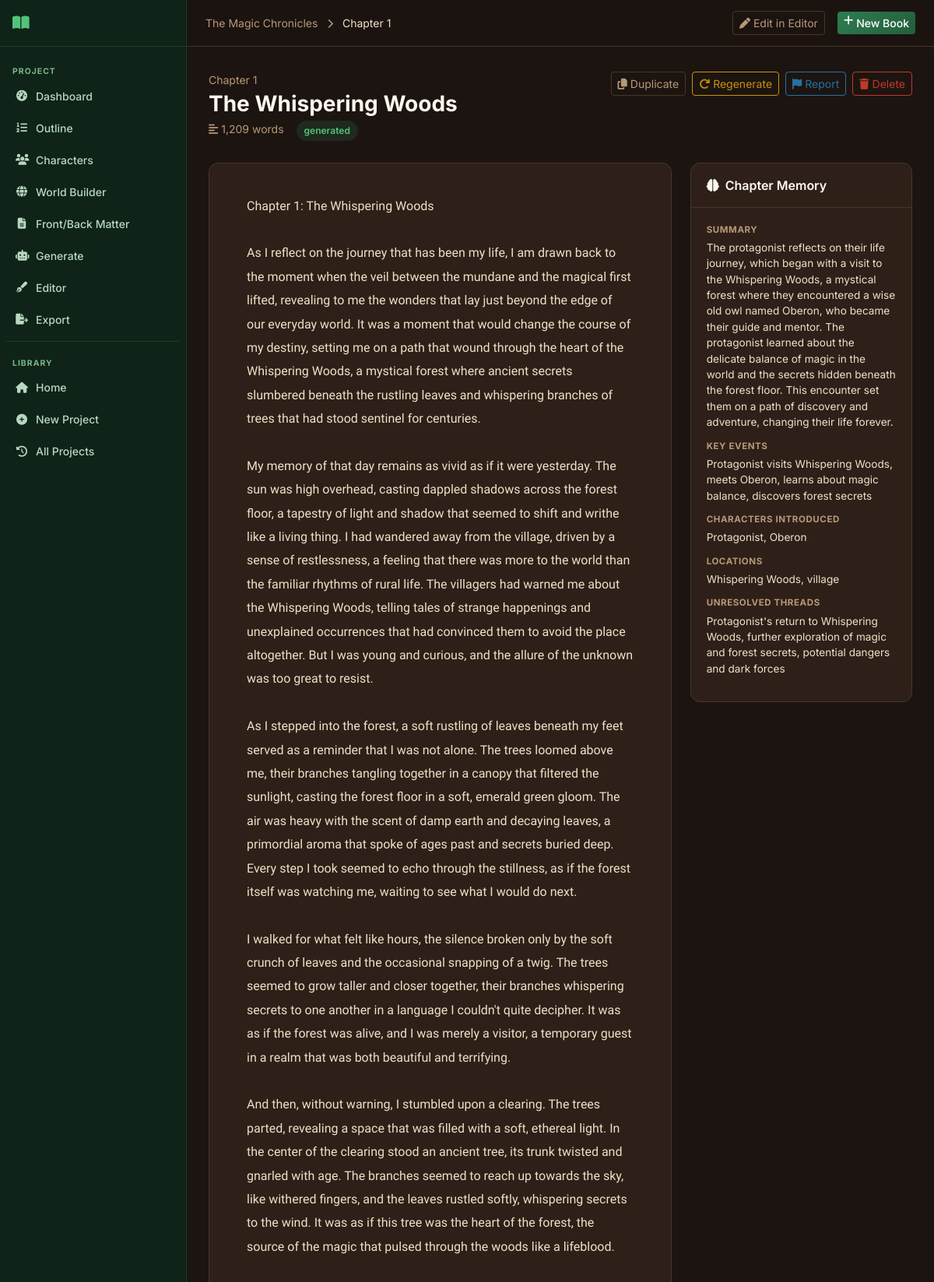
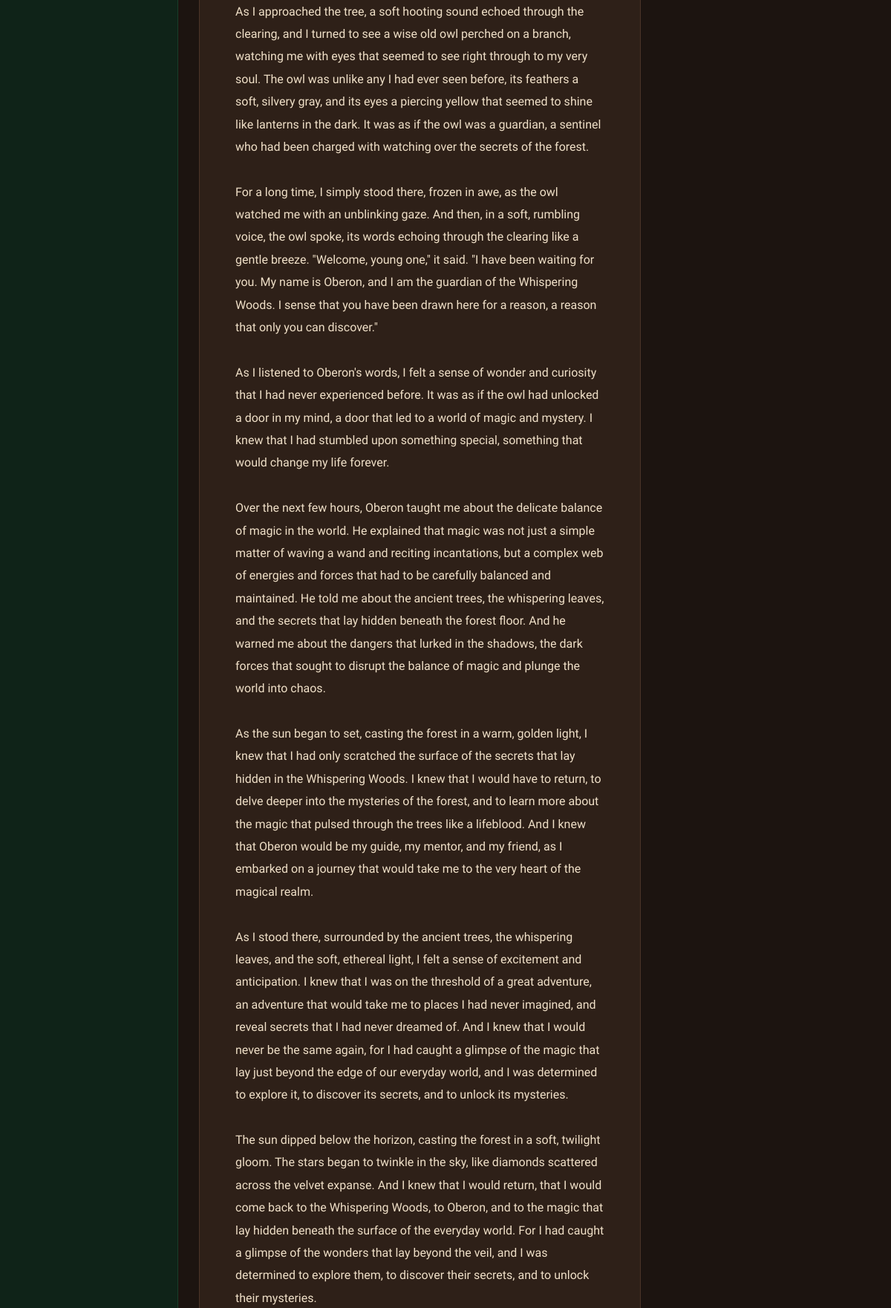
Page /project/15/chapter/15 (upper part) on the committed database (2 pictures, top to bottom).
### tables this page shows
CREATE TABLE projects (
    id INTEGER PRIMARY KEY AUTOINCREMENT,
    title TEXT NOT NULL,
    subtitle TEXT DEFAULT '',
    genre TEXT DEFAULT 'Fantasy',
    audience TEXT DEFAULT 'Adult',
    description TEXT DEFAULT '',
    language TEXT DEFAULT 'English',
    story_type TEXT DEFAULT 'Novel',
    writing_style TEXT DEFAULT 'Descriptive',
    point_of_view TEXT DEFAULT 'Third Person Limited',
    tense TEXT DEFAULT 'Past',
    tone TEXT DEFAULT 'Adventurous',
    num_chapters INTEGER DEFAULT 10,
    words_per_chapter INTEGER DEFAULT 2000,
    creativity_level TEXT DEFAULT 'balanced',
    temperature REAL DEFAULT 0.7,
    top_p REAL DEFAULT 0.9,
    max_tokens INTEGER DEFAULT 4096,
    status TEXT DEFAULT 'draft',
    current_chapter INTEGER DEFAULT 0,
    total_words INTEGER DEFAULT 0,
    cover_prompt TEXT DEFAULT '',
    include_images INTEGER DEFAULT 0,
    images_per_chapter INTEGER DEFAULT 1,
    image_style TEXT DEFAULT 'Realistic',
    created_at TIMESTAMP DEFAULT CURRENT_TIMESTAMP,
    updated_at TIMESTAMP DEFAULT CURRENT_TIMESTAMP
);

CREATE TABLE chapters (
    id INTEGER PRIMARY KEY AUTOINCREMENT,
    project_id INTEGER NOT NULL,
    chapter_number INTEGER NOT NULL,
    chapter_title TEXT DEFAULT '',
    content TEXT DEFAULT '',
    word_count INTEGER DEFAULT 0,
    summary TEXT DEFAULT '',
    status TEXT DEFAULT 'pending',
    important_events TEXT DEFAULT '',
    characters_introduced TEXT DEFAULT '',
    character_changes TEXT DEFAULT '',
    locations TEXT DEFAULT '',
    timeline_updates TEXT DEFAULT '',
    unresolved_plot_points TEXT DEFAULT '',
    created_at TIMESTAMP DEFAULT CURRENT_TIMESTAMP,
    updated_at TIMESTAMP DEFAULT CURRENT_TIMESTAMP,
    FOREIGN KEY (project_id) REFERENCES projects(id) ON DELETE CASCADE
);

### routes/chapters.py (the view)
@bp.route('/project/<int:project_id>/chapter/<int:chapter_id>')
def chapter_view(project_id, chapter_id):
    db = get_db()
    project = db.execute('SELECT * FROM projects WHERE id=?', (project_id,)).fetchone()
    chapter = db.execute('SELECT * FROM chapters WHERE id=? AND project_id=?', (chapter_id, project_id)).fetchone()
    if not project or not chapter:
        return redirect(url_for('main.history'))
    images = db.execute('SELECT * FROM images WHERE chapter_id=?', (chapter_id,)).fetchall()
    return render_template('chapter_view.html', project=project, chapter=chapter, images=images)

### database/__init__.py (called while the page is built)
def get_db():
    if 'db' not in g:
        db_path = current_app.config['DATABASE']
        os.makedirs(os.path.dirname(db_path), exist_ok=True)
        g.db = sqlite3.connect(db_path)
        g.db.row_factory = sqlite3.Row
        g.db.execute('PRAGMA foreign_keys = ON')
        g.db.execute('PRAGMA journal_mode = WAL')
    return g.db

### utils/helpers.py (called while the page is built)
def get_setting(db, key, default=''):
    row = db.execute('SELECT value FROM settings WHERE key = ?', (key,)).fetchone()
    return row['value'] if row else default

### templates/chapter_view.html (shortened to what this page needs)
{% extends "base.html" %}
{% block breadcrumb %}
<a href="{{ url_for('projects.project_detail', project_id=project.id) }}" class="text-muted text-decoration-none">{{ project.title[:20] }}</a>
<i class="fas fa-chevron-right mx-2 text-muted small"></i>
Chapter {{ chapter.chapter_number }}
{% endblock %}
{% block topnav_actions %}
<a href="{{ url_for('editor.editor_page', project_id=project.id) }}?chapter={{ chapter.id }}" class="btn btn-outline-secondary btn-sm me-2">
  <i class="fas fa-pen me-1"></i>Edit in Editor
</a>
{% endblock %}
{% block content %}
<div class="page-header">
  <div>
    <div class="text-muted small mb-1">Chapter {{ chapter.chapter_number }}</div>
    <h1 class="page-title">{{ chapter.chapter_title }}</h1>
    <div class="d-flex gap-3 text-muted small">
      <span><i class="fas fa-align-left me-1"></i>{{ '{:,}'.format(chapter.word_count) }} words</span>
      <span class="status-pill status-{{ chapter.status }}">{{ chapter.status }}</span>
    </div>
  </div>
  <div class="d-flex gap-2 flex-wrap">
    <form method="POST" action="{{ url_for('chapters.duplicate_chapter_content', project_id=project.id, chapter_id=chapter.id) }}" style="display:inline">
      <button type="submit" class="btn btn-outline-secondary btn-sm"><i class="fas fa-copy me-1"></i>Duplicate</button>
    </form>
    <button class="btn btn-outline-warning btn-sm" onclick="regenChapter()">
      <i class="fas fa-redo me-1"></i>Regenerate
    </button>
    <button class="btn btn-outline-info btn-sm" onclick="openReportModal()">
      <i class="fas fa-flag me-1"></i>Report
    </button>
    <button class="btn btn-outline-danger btn-sm" onclick="deleteChapter()">
      <i class="fas fa-trash me-1"></i>Delete
    </button>
  </div>
</div>
<div class="row g-4">
  <div class="col-lg-8">
    <div class="chapter-reader">
      <div class="chapter-content" id="chapterContent">
        {{ chapter.content | replace('\n', '<br>') | safe }}
      </div>
    </div>
  </div>
  <div class="col-lg-4">
    {% if chapter.summary %}
    <div class="card form-card mb-3">
      <div class="card-header"><i class="fas fa-brain me-2"></i>Chapter Memory</div>
      <div class="card-body">
        {% if chapter.summary %}
        <div class="memory-section">
          <label>Summary</label>
          <p>{{ chapter.summary }}</p>
        </div>
        {% endif %}
        {% if chapter.important_events %}
        <div class="memory-section">
          <label>Key Events</label>
          <p>{{ chapter.important_events }}</p>
        </div>
        {% endif %}
        {% if chapter.characters_introduced %}
        <div class="memory-section">
          <label>Characters Introduced</label>
          <p>{{ chapter.characters_introduced }}</p>
        </div>
        {% endif %}
        {% if chapter.locations %}
        <div class="memory-section">
          <label>Locations</label>
          <p>{{ chapter.locations }}</p>
        </div>
        {% endif %}
        {% if chapter.unresolved_plot_points %}
        <div class="memory-section">
          <label>Unresolved Threads</label>
          <p>{{ chapter.unresolved_plot_points }}</p>
        </div>
        {% endif %}
      </div>
    </div>
    {% endif %}
  </div>
</div>
{% endblock %}

### static/css/style.css (style rules this page uses)
:root { --primary: #2e7d4f; --primary-hover: #235e3c; --primary-light: rgba(46, 125, 79, 0.15); --secondary: #c0392b; --secondary-light: rgba(192, 57, 43, 0.15); --accent: #2471a3; --accent-light: rgba(36, 113, 163, 0.15); --warning-color: #c9920a; --warning-light: rgba(201, 146, 10, 0.15); --brown: #795548; --brown-light: #a1887f; --success: #27ae60; --warning: #c9920a; --danger: #c0392b; --info: #2471a3; --sidebar-width: 240px; --topnav-height: 60px; --border-radius: 12px; --border-radius-sm: 8px; --transition: 0.2s ease; }
[data-theme="dark"] { --bg: #1c1410; --bg-secondary: #251a12; --bg-card: #2e2018; --bg-card-hover: #3a2820; --bg-input: #251a12; --border-color: #4a3428; --text: #f0e0c8; --text-muted: #b89878; --text-heading: #fff8f0; --sidebar-bg: #0f2318; --topnav-bg: rgba(28, 20, 16, 0.96); --scrollbar-track: #251a12; --scrollbar-thumb: #4a3428; --bs-body-bg: #1c1410; --bs-body-color: #f0e0c8; --bs-card-bg: #2e2018; --bs-card-border-color: #4a3428; --bs-border-color: #4a3428; --bs-modal-bg: #2e2018; --bs-modal-border-color: #4a3428; --bs-dropdown-bg: #2e2018; --bs-dropdown-border-color: #4a3428; --bs-dropdown-link-color: #f0e0c8; --bs-dropdown-link-hover-bg: #3a2820; --bs-tertiary-bg: #251a12; --bs-secondary-bg: #251a12; --bs-body-color-rgb: 240, 224, 200; --bs-body-bg-rgb: 28, 20, 16; --bs-table-color: #f0e0c8; --bs-table-bg: transparent; --bs-table-hover-color: #f0e0c8; --bs-table-hover-bg: rgba(255,255,255,0.05); --bs-table-striped-color: #f0e0c8; --bs-table-striped-bg: rgba(255,255,255,0.03); --bs-table-active-color: #f0e0c8; --bs-table-active-bg: rgba(255,255,255,0.07); --bs-table-border-color: #4a3428; }
*, *::before, *::after { box-sizing: border-box; }
html { scroll-behavior: smooth; }
body { font-family: 'Inter', -apple-system, BlinkMacSystemFont, sans-serif; background: var(--bg); color: var(--text); min-height: 100vh; display: flex; overflow-x: hidden; transition: background var(--transition), color var(--transition); }
a { color: var(--primary); }
.page-header { display: flex; align-items: flex-start; justify-content: space-between; flex-wrap: wrap; gap: 16px; margin-bottom: 28px; }
.page-title { font-size: 1.75rem; font-weight: 700; color: var(--text-heading); margin: 0 0 4px; }
.card { background: var(--bg-card); border: 1px solid var(--border-color); border-radius: var(--border-radius); }
.card-header { background: transparent; border-bottom: 1px solid var(--border-color); padding: 16px 20px; font-weight: 600; color: var(--text-heading); display: flex; align-items: center; }
.card-body { padding: 20px; }
.form-card { overflow: hidden; }
.status-pill { display: inline-flex; align-items: center; gap: 5px; padding: 4px 10px; border-radius: 20px; font-size: 0.75rem; font-weight: 600; }
.status-generated { background: rgba(46,125,79,0.2); color: #52c47a; }
.btn-outline-secondary { color: var(--text-muted); border-color: var(--border-color); }
.btn-outline-danger { color: #c0392b; border-color: #c0392b; }
.btn-outline-warning { color: #c9920a; border-color: #c9920a; }
.btn-outline-info { color: #2471a3; border-color: #2471a3; }
.chapter-reader { background: var(--bg-card); border: 1px solid var(--border-color); border-radius: var(--border-radius); padding: 40px 48px; }
.chapter-content { font-family: Georgia, 'Times New Roman', serif; font-size: 1rem; line-height: 1.9; color: var(--text); }
.memory-section { margin-bottom: 12px; }
.memory-section label { font-size: 0.72rem; font-weight: 700; color: var(--text-muted); text-transform: uppercase; letter-spacing: 0.05em; display: block; margin-bottom: 4px; }
.memory-section p { font-size: 0.85rem; margin: 0; }
.text-muted { color: var(--text-muted) !important; }

### rows in the picture
projects: title "The Magic Chronicles"
chapters: chapter_number "1", chapter_title "The Whispering Woods", word_count "1,209", status "generated", content "Chapter 1: The Whispering Woods As I reflect on the journey that has been my life, I am drawn back to the moment when the veil between the mundane and the magical first lifted, revealing to me the wonders that lay just beyond the edge of our everyday world. It was a moment that would change the course of my destiny, setting me on a path that wound through the heart of the Whispering Woods, a mystical forest where ancient secrets slumbered beneath the rustling leaves and whispering branches of trees that had stood sentinel for centuries. My memory of that day remains as vivid as if it were yesterday. The sun was high overhead, casting dappled shadows across the forest floor, a tapestry of…", summary "The protagonist reflects on their life journey, which began with a visit to the Whispering Woods, a mystical forest where they encountered a wise old owl named Oberon, who became their guide and mentor. The protagonist learned about the delicate balance of magic in the world and the secrets hidden beneath the forest floor. This encounter set them on a path of discovery and adventure, changing their life forever.", important_events "Protagonist visits Whispering Woods, meets Oberon, learns about magic balance, discovers forest secrets", characters_introduced "Protagonist, Oberon", locations "Whispering Woods, village", unresolved_plot_points "Protagonist's return to Whispering Woods, further exploration of magic and forest secrets, potential dangers and dark forces"
